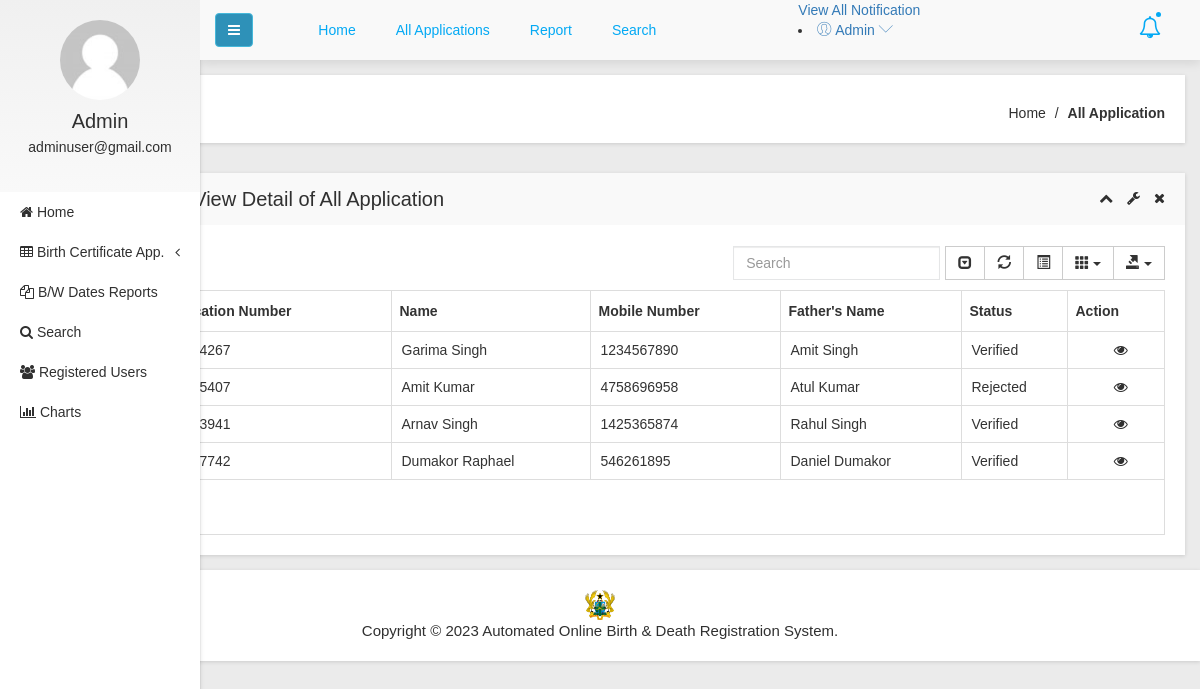
Page /admin/all-birth-application.php (signed in) on the committed database.
### tables this page shows
CREATE TABLE `tblapplication` (
  `ID` int(10) NOT NULL,
  `UserID` int(5) NOT NULL,
  `ApplicationID` varchar(200) DEFAULT NULL,
  `DateofBirth` varchar(200) DEFAULT NULL,
  `Gender` varchar(50) DEFAULT NULL,
  `FullName` varchar(200) DEFAULT NULL,
  `PlaceofBirth` varchar(200) DEFAULT NULL,
  `NameofFather` varchar(200) DEFAULT NULL,
  `NameOfMother` varchar(120) DEFAULT NULL,
  `PermanentAdd` mediumtext DEFAULT NULL,
  `PostalAdd` mediumtext DEFAULT NULL,
  `MobileNumber` bigint(10) DEFAULT NULL,
  `Email` varchar(200) DEFAULT NULL,
  `Dateofapply` timestamp NULL DEFAULT current_timestamp(),
  `Remark` varchar(200) DEFAULT NULL,
  `Status` varchar(50) DEFAULT NULL,
  `UpdationDate` timestamp NULL DEFAULT NULL ON UPDATE current_timestamp()
);

### admin/all-birth-application.php (the view, shortened to what this page needs)
<?php
include('includes/dbconnection.php');
if (strlen($_SESSION['obcsaid']==0)) {
  header('location:logout.php');
  } else{
  ?>
<!doctype html>
<html class="no-js" lang="en">
<head>
    <link rel="stylesheet" href="css/bootstrap.min.css">
    <link rel="stylesheet" href="css/font-awesome.min.css">
    <link rel="stylesheet" href="css/adminpro-custon-icon.css">
    <link rel="stylesheet" href="css/meanmenu.min.css">
    <link rel="stylesheet" href="css/jquery.mCustomScrollbar.min.css">
    <link rel="stylesheet" href="css/animate.css">
    <link rel="stylesheet" href="css/data-table/bootstrap-table.css">
    <link rel="stylesheet" href="css/data-table/bootstrap-editable.css">
    <link rel="stylesheet" href="css/normalize.css">
    <link rel="stylesheet" href="css/c3.min.css">
    <link rel="stylesheet" href="style.css">
    <link rel="stylesheet" href="css/responsive.css">
</head>
<body class="materialdesign">
    <div class="wrapper-pro">
      <?php include_once('includes/sidebar.php');?>
        <?php include_once('includes/header.php');?>
            <div class="breadcome-area mg-b-30 small-dn">
                <div class="container-fluid">
                    <div class="row">
                        <div class="col-lg-12">
                            <div class="breadcome-list shadow-reset">
                                <div class="row">
                                    <div class="col-lg-12">
                                        <ul class="breadcome-menu">
                                            <li><a href="dashboard.php">Home</a> <span class="bread-slash">/</span>
                                            </li>
                                            <li><span class="bread-blod">All Application</span>
                                            </li>
                                        </ul>
                                    </div>
                                </div>
                            </div>
                        </div>
                    </div>
                </div>
            </div>
            <div class="data-table-area mg-b-15">
                <div class="container-fluid">
                    <div class="row">
                        <div class="col-lg-12">
                            <div class="sparkline13-list shadow-reset">
                                <div class="sparkline13-hd">
                                    <div class="main-sparkline13-hd">
                                        <h1>View <span class="table-project-n">Detail of</span> All Application</h1>
                                        <div class="sparkline13-outline-icon">
                                            <span class="sparkline13-collapse-link"><i class="fa fa-chevron-up"></i></span>
                                            <span><i class="fa fa-wrench"></i></span>
                                            <span class="sparkline13-collapse-close"><i class="fa fa-times"></i></span>
                                        </div>
                                    </div>
                                </div>
                                <div class="sparkline13-graph">
                                    <div class="datatable-dashv1-list custom-datatable-overright">
                                        <div id="toolbar">
                                        </div>
                                        <table id="table" data-toggle="table" data-pagination="true" data-search="true" data-show-columns="true" data-show-pagination-switch="true" data-show-refresh="true" data-key-events="true" data-show-toggle="true" data-resizable="true" data-cookie="true" data-cookie-id-table="saveId" data-show-export="true" data-click-to-select="true" data-toolbar="#toolbar">
                                            <thead>
                                                <tr>
                                                    <th>Application Number</th>
                                                    <th>Name</th>
                                                    <th >Mobile Number</th>
                                                    <th>Father's Name</th>
                                                    <th>Status</th>
                                                    <th data-field="action">Action</th>
                                                </tr>
                                            </thead>
                                            <tbody>
                                              <?php
$sql="SELECT * from tblapplication";
$query = $dbh -> prepare($sql);
$query->execute();
$results=$query->fetchAll(PDO::FETCH_OBJ);
$cnt=1;
if($query->rowCount() > 0)
{
foreach($results as $row)
{               ?>
                                                <tr>
                                                    <td><?php echo htmlentities($cnt);?></td>
                                                    <td><?php  echo htmlentities($row->ApplicationID);?></td>
                                                    <td><?php  echo htmlentities($row->FullName);?></td>
                                                   <td><?php  echo htmlentities($row->MobileNumber);?></td>
                                                    <td><?php  echo htmlentities($row->NameofFather);?></td>
                                                  <?php if($row->Status==""){ ?>
                     <td><?php echo "Still Pending"; ?></td>
<?php } else { ?>                  <td><?php  echo htmlentities($row->Status);?>
                  </td>
                  <?php } ?>
                                                    <td class="datatable-ct"><a href="view-application-detail.php?viewid=<?php echo htmlentities ($row->ID);?>"><i class="fa fa-eye" aria-hidden="true"></i></a>
                                                    </td>
                                                </tr>
                                             <?php $cnt=$cnt+1;}} ?>
                                            </tbody>
                                        </table>
                                    </div>
                                </div>
                            </div>
                        </div>
                    </div>
                </div>
            </div>
        </div>
  <?php include_once('includes/footer.php');?>
</body>
</html><?php }  ?>

### admin/includes/sidebar.php (shortened to what this page needs)
<?php
include('includes/dbconnection.php');
if (strlen($_SESSION['obcsaid']==0)) {
  header('location:logout.php');
  } else{
  ?>
  <div class="left-sidebar-pro">
            <nav id="sidebar">
                <div class="sidebar-header">
                    <a href="#"><img src="img/message/avatar.jpg" alt="" />
                    </a>
                    <?php
$aid=$_SESSION['obcsaid'];
$sql="SELECT AdminName,Email from  tbladmin where ID=:aid";
$query = $dbh -> prepare($sql);
$query->bindParam(':aid',$aid,PDO::PARAM_STR);
$query->execute();
$results=$query->fetchAll(PDO::FETCH_OBJ);
$cnt=1;
if($query->rowCount() > 0)
{
foreach($results as $row)
{               ?>
                    <h3> <?php  echo $row->AdminName;?></h3>
                    <p> <?php  echo $row->Email;?></p>
                  <?php $cnt=$cnt+1;}} ?>
                </div>
                <div class="left-custom-menu-adp-wrap">
                    <ul class="nav navbar-nav left-sidebar-menu-pro">
                        <li class="nav-item">
                            <a href="dashboard.php" role="button" aria-expanded="false"><i class="fa big-icon fa-home"></i> <span class="mini-dn">Home</span> </a>
                        </li>
                        <li class="nav-item"><a href="#" data-toggle="dropdown" role="button" aria-expanded="false" class="nav-link dropdown-toggle"><i class="fa big-icon fa-table"></i> <span class="mini-dn">Birth Certificate App.</span> <span class="indicator-right-menu mini-dn"><i class="fa indicator-mn fa-angle-left"></i></span></a>
                        </li>
                        <li class="nav-item">
                            <a href="between-dates-report.php" role="button" aria-expanded="false"><i class="fa big-icon fa-files-o"></i> <span class="mini-dn">B/W Dates Reports</span> </a>
                        </li>
                        <li class="nav-item">
                            <a href="search.php" role="button" aria-expanded="false"><i class="fa fa-search"></i> <span class="mini-dn">Search</span> </a>
                        </li>
                             <li class="nav-item">
                            <a href="  registered-users.php" role="button" aria-expanded="false"><i class="fa fa-users"></i> <span class="mini-dn">Registered Users</span> </a>
                        </li>
                        <li class="nav-item">
                            <a href="includes/admindata.php" role="button" aria-expanded="false"><i class="fa fa-bar-chart"></i> <span class="mini-dn">Charts</span> </a>
                        </li>
                    </ul>
                </div>
            </nav>
        </div>
        <?php }  ?>

### admin/includes/header.php (shortened to what this page needs)
      <?php
include('includes/dbconnection.php');
if (strlen($_SESSION['obcsaid']==0)) {
  header('location:logout.php');
  } else{
  ?>
 <div class="content-inner-all">
            <div class="header-top-area">
                <div class="fixed-header-top">
                    <div class="container-fluid">
                        <div class="row">
                            <div class="col-lg-1 col-md-6 col-sm-6 col-xs-12">
                                <button type="button" id="sidebarCollapse" class="btn bar-button-pro header-drl-controller-btn btn-info navbar-btn">
                                    <i class="fa fa-bars"></i>
                                </button>
                            </div>
                            <div class="col-lg-6 col-md-1 col-sm-1 col-xs-12">
                                <div class="header-top-menu tabl-d-n">
                                    <ul class="nav navbar-nav mai-top-nav">
                                        <li class="nav-item"><a href="dashboard.php" class="nav-link">Home</a>
                                        </li>
                                        <li class="nav-item"><a href="all-birth-application.php" class="nav-link">All Applications</a>
                                        </li>
                                        <li class="nav-item"><a href="between-dates-report.php" class="nav-link">Report</a>
                                        </li>
                                        <li class="nav-item"><a href="search.php" class="nav-link">Search</a>
                                        </li>
                                    </ul>
                                </div>
                            </div>
                            <div class="col-lg-5 col-md-5 col-sm-6 col-xs-12">
                                <div class="header-right-info">
                                    <ul class="nav navbar-nav mai-top-nav header-right-menu">
                                        <li class="nav-item"><a href="new-birth-application.php" data-toggle="dropdown" role="button" aria-expanded="false" class="nav-link dropdown-toggle"><i class="fa fa-bell-o" style="color: #03a9f4;" aria-hidden="true"></i><span class="indicator-nt"></span></a>
                                                    </li>
                                                </ul>
                                                <div class="notification-view">
                                                    <a href="all-birth-application.php">View All Notification</a>
                                                </div>
                                            </div>
                                        <li class="nav-item">
                                            <a href="#" data-toggle="dropdown" role="button" aria-expanded="false" class="nav-link dropdown-toggle">
                                                <?php
$aid=$_SESSION['obcsaid'];
$sql="SELECT AdminName,Email from  tbladmin where ID=:aid";
$query = $dbh -> prepare($sql);
$query->bindParam(':aid',$aid,PDO::PARAM_STR);
$query->execute();
$results=$query->fetchAll(PDO::FETCH_OBJ);
$cnt=1;
if($query->rowCount() > 0)
{
foreach($results as $row)
{               ?>
                                                <span class="adminpro-icon adminpro-user-rounded header-riht-inf"></span>
                                                <span class="admin-name"><?php  echo $row->AdminName;?></span>
                                                <span class="author-project-icon adminpro-icon adminpro-down-arrow"></span><?php $cnt=$cnt+1;}} ?>
                                            </a>
                                        </li>
                                </div>
                            </div>
                        </div>
                    </div>
                </div>
            </div><?php }  ?>

### admin/includes/footer.php
  <div class="footer-copyright-area">
    <div class="container-fluid">
        <div class="row">
            <div class="col-lg-12">
                <div class="footer-copy-right">
                    <img src="img/logo/l1.png" alt="Logo" style="width: 30px; height: 30px;">
                    <p>
                        Copyright &copy; <?= date("Y") ?>
                        Automated Online Birth & Death Registration System.
                    </p>
                </div>
            </div>
        </div>
    </div>
</div>

### rows in the picture
tblapplication: FullName "Garima Singh", MobileNumber "1234567890", NameofFather "Amit Singh", Status "Verified"
tblapplication: FullName "Amit Kumar", MobileNumber "4758696958", NameofFather "Atul Kumar", Status "Rejected"
tblapplication: FullName "Arnav Singh", MobileNumber "1425365874", NameofFather "Rahul Singh", Status "Verified"
tblapplication: FullName "Dumakor Raphael", MobileNumber "546261895", NameofFather "Daniel Dumakor", Status "Verified"

### other values in the picture
$row->AdminName "Admin"
$row->Email "adminuser@gmail.com"
